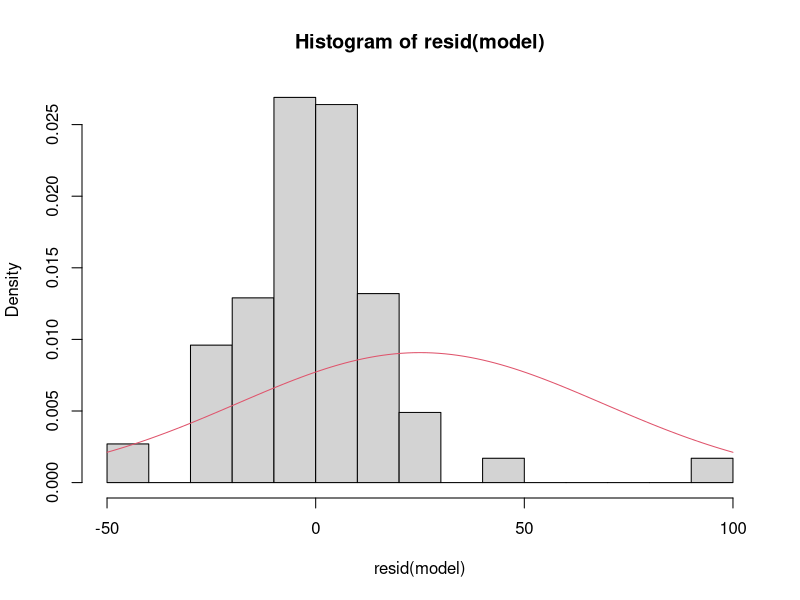
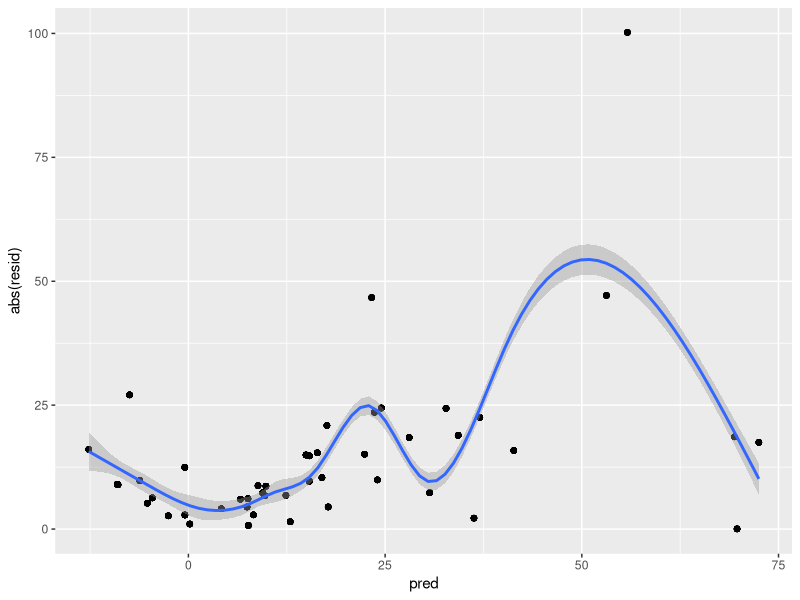

R code for these plots, in order: (Note: this script raises an error after producing the figures.)
gamble <- read.csv(file='practcing_R_analysis/data_files/gamble.csv',
                    header = TRUE)
model<- lm(gamble~gender+grading+income+GPA, data = gamble)
print(model)

# 남녀 차이 비교
gamble_f <- subset(gamble, gender==1)
gamble_m <- subset(gamble, gender==0)
model_f <- lm(gamble~grading+income+GPA, data = gamble_f)
model_m <- lm(gamble~grading+income+GPA, data = gamble_m)

print(model_f)
print(model_m)

# 특정변수 income과의 단순선형회귀분석
model<- lm(gamble~income, data = gamble)
print(model)

# 특정 변수의 신뢰구간 구하기
sample_income <- data.frame(income=tapply(sample(gamble$income, 50*10, replace = TRUE),
                                               rep(1:50, rep(10, 50)),FUN = mean))
mean_sample <- mean(sample_income[["income"]])
sd_sample <- sd(sample_income[["income"]])
n <- 50
mu <- mean_sample
sigma <- sqrt(sd_sample^2 / n)
interval <- mu + c(-1.96, 1.96) * sigma
print(interval)

# 부트스트랩 신뢰구간
library(boot)
stat_fun <- function(x, idx)mean(x[idx])
boot_mean <- boot(gamble$income,statistic = stat_fun,R=100)
boot.ci(boot_mean,type='basic')

# 신뢰구간, 예측구간 구하기
sample<-sample(1:nrow(gamble), 1000, replace=T)
gamble.sample <- gamble[sample,]
model<- lm(gamble~gender+grading+income+GPA, data = gamble.sample)
print(model)
confint(model) # 신뢰구간

## 신뢰구간 그리기
# par(mfrow=c(1,2))
hist(resid(model), prob=T)
x<-resid(model)
curve(dnorm(x,mean(x), sd(x)), col=2, add=T)

## 예측구간
pre<-NULL
for(i in 1: 1000){
   sample<-sample(1:nrow(gamble), 1000, replace=T)
   gamble.sample <- gamble[sample,]
   model<- lm(gamble~gender+grading+income+GPA, data = gamble.sample)
   pre<-append(pre, predict(model, newdata=gamble[, names(coef(model))[-1]]))
}
print(quantile(pre))

# 잔차의 정규성
library(car)
residuals <- residuals(model)
shapiro.test(residuals)

# 잔차의 절댓값과 예측값에 대한 산첨도
library(ggplot2)
coef.er_pred <- data.frame(resid = residuals(model),
                           pred = predict(model))
cor(coef.er_pred)
ggplot(coef.er_pred, aes(pred, abs(resid)))+
  geom_point()+
  geom_smooth()

# 편잔차그림
terms <- predict(model, type = 'terms')
partial_resid <- resid(model) + terms
partialresid.income <- data.frame(income = gamble[,'income'],
                                  Terms = terms[, 'income'],
                                  partialresid = partial_resid[, 'income'])
ggplot(partialresid.income, aes(income, partialresid))+
  geom_point(shape=1)+scale_shape(solid = FALSE)+
  geom_smooth(linetype=2)+
  geom_line(aes(income, Terms))